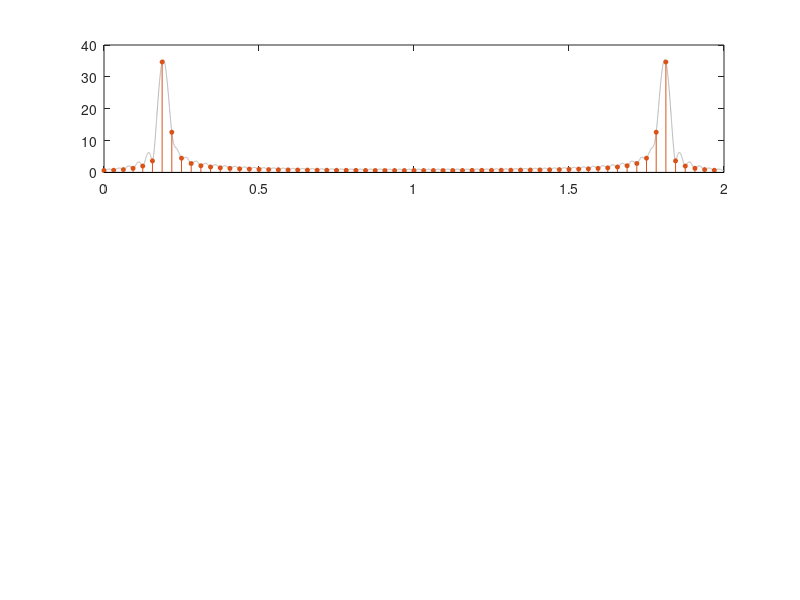

Source code (MATLAB): (Note: this script raises an error after producing the figure.)
%% Exercise 2: Frequency resolution, zero-padding and data length

clear; close all; clc;
figDir = fullfile(fileparts(mfilename('fullpath')), 'figures');
if ~exist(figDir, 'dir'), mkdir(figDir); end

W0 = 12*pi/64;
W1 = 13*pi/64;
sig = @(k) cos(W0*k) + 0.6*cos(W1*k);

%% (1) N = 64, L = 64 / 128 / 512
N  = 64;
k  = 0:N-1;
x  = sig(k);

Ls = [64 128 512];
Lref = 8192;                              % dense DTFT for reference
Xref = abs(fft(x, Lref));
wref = (0:Lref-1) * 2*pi / Lref;

fprintf('===== Exercise 2(1): N = 64 =====\n');
fprintf('Tone positions: W0/pi = %.4f, W1/pi = %.4f, gap = pi/64 = %.4f*pi\n', ...
        W0/pi, W1/pi, 1/64);
fprintf('Rectangular-window main-lobe half width 2*pi/N = %.4f*pi  (> gap -> not resolvable)\n', 2/N);

figure('Name', 'Ex2-1 N=64 zero padding', 'Position', [100 100 900 750]);
for i = 1:numel(Ls)
    L = Ls(i);
    X = abs(fft(x, L));
    w = (0:L-1) * 2*pi / L;
    subplot(numel(Ls), 1, i);
    plot(wref/pi, Xref, 'Color', [0.7 0.7 0.7]); hold on;
    stem(w/pi, X, 'filled', 'MarkerSize', 3);
    xline(W0/pi, 'r--'); xline(W1/pi, 'r--');
    xlim([0 0.5]); grid on;
    title(sprintf('N = 64, L = %d point FFT', L));
    xlabel('\Omega / \pi'); ylabel('|X[m]|');
    legend('DTFT (reference)', sprintf('%d-point DFT', L), '\Omega_0, \Omega_1', ...
           'Location', 'northeast');
    np = numel(localPeaks(X(1:floor(L/2)), 0.3*max(X)));
    fprintf('L = %4d : number of peaks found in [0, pi) = %d\n', L, np);
end
saveFig(gcf, figDir, 'Ex2_1_N64_zeropad');

%% (2) Increase the data length N
Ns = [64 128 256 512];
L  = 2048;                       % plenty of zero padding just for a smooth curve
fprintf('\n===== Exercise 2(2): increase the record length N (L = %d) =====\n', L);

figure('Name', 'Ex2-2 increase N (rectangular)', 'Position', [100 100 900 800]);
for i = 1:numel(Ns)
    N = Ns(i);
    x = sig(0:N-1);
    X = abs(fft(x, L));
    w = (0:L-1) * 2*pi / L;
    subplot(numel(Ns), 1, i);
    plot(w/pi, X, 'b', 'LineWidth', 1.1); hold on;
    xline(W0/pi, 'r--'); xline(W1/pi, 'r--');
    xlim([0.1 0.32]); grid on;
    title(sprintf('Rectangular window, N = %d, L = %d', N, L));
    xlabel('\Omega / \pi'); ylabel('|X(e^{j\Omega})|');
    pk = localPeaks(X(1:L/2), 0.3*max(X));
    fprintf('Rect, N = %4d : %d peak(s) at Omega/pi = %s\n', N, numel(pk), ...
            mat2str(round((pk-1)*2/L, 4)));
end
saveFig(gcf, figDir, 'Ex2_2_increaseN_rect');

%% (2a) Best choice: N = L = 128 (no leakage)
N = 128; Lb = 128;
x = sig(0:N-1);
X = abs(fft(x, Lb));
Xd = abs(fft(x, 4096));
figure('Name', 'Ex2-2a N=L=128', 'Position', [100 100 900 380]);
plot((0:4095)*2/4096, Xd, 'Color', [0.7 0.7 0.7]); hold on;
stem((0:Lb-1)*2/Lb, X, 'filled', 'MarkerSize', 4);
xline(W0/pi, 'r--'); xline(W1/pi, 'r--');
xlim([0 0.5]); grid on;
xlabel('\Omega / \pi'); ylabel('|X[m]|');
title('N = 128, L = 128: tones fall exactly on bins m = 12 and m = 13');
legend('DTFT of the 128-point record', '128-point DFT', '\Omega_0, \Omega_1');
[~, srt] = sort(X(1:Lb/2), 'descend');
fprintf('\nN = L = 128: two largest bins m = %s, |X| = %s (expected N/2 = 64 and 0.6*64 = 38.4)\n', ...
        mat2str(sort(srt(1:2)) - 1), mat2str(round(X(sort(srt(1:2))), 2)));
fprintf('All other bins in [0, pi): max |X| = %.2e  (no leakage)\n', ...
        max(X(setdiff(1:Lb/2, srt(1:2)))));
saveFig(gcf, figDir, 'Ex2_2a_N128_exactbins');

%% (2b) Effect of window type
winNames = {'Rectangular', 'Hann', 'Hamming', 'Blackman'};
Ncmp = [128 256 512];
fprintf('\n--- Window comparison (true positions 0.1875 and 0.2031) ---\n');
figure('Name', 'Ex2-3 window comparison', 'Position', [100 100 1000 900]);
for j = 1:numel(Ncmp)
    N = Ncmp(j);
    x = sig(0:N-1);
    subplot(numel(Ncmp), 1, j); hold on;
    for i = 1:numel(winNames)
        win = makeWindow(winNames{i}, N);
        X = abs(fft(x .* win, L));
        X = X / max(X);
        w = (0:L-1) * 2*pi / L;
        plot(w/pi, 20*log10(X + eps), 'LineWidth', 1.1);
        pk = localPeaks(X(1:L/2), 0.3);
        fprintf('%-11s N = %3d : %d peak(s) at Omega/pi = %s\n', winNames{i}, N, ...
                numel(pk), mat2str(round((pk-1)*2/L, 4)));
    end
    xline(W0/pi, 'k--'); xline(W1/pi, 'k--');
    xlim([0.1 0.32]); ylim([-80 5]); grid on;
    title(sprintf('Window comparison, N = %d, L = %d (normalized, dB)', N, L));
    xlabel('\Omega / \pi'); ylabel('Magnitude (dB)');
    legend([winNames, {'\Omega_0, \Omega_1'}], 'Location', 'southwest');
end
saveFig(gcf, figDir, 'Ex2_3_windows');

fprintf(['\nConclusion: with N = 64 the two lines cannot be separated whatever L is,\n' ...
         'because zero-padding does not add information. N = L = 128 (rectangular,\n' ...
         'integer periods) resolves them exactly; tapered windows need N >= ~384.\n' ...
         'Note: at N = 128 the tapered windows show two peaks at WRONG positions,\n' ...
         'caused by interference of the two overlapping main lobes.\n']);

%% local functions
function idx = localPeaks(y, thr)
y = y(:).';
idx = find(y(2:end-1) > y(1:end-2) & y(2:end-1) >= y(3:end) & y(2:end-1) > thr) + 1;
end

function w = makeWindow(name, N)
n = 0:N-1;
switch lower(name)
    case 'rectangular', w = ones(1, N);
    case 'hann',        w = 0.5 - 0.5*cos(2*pi*n/(N-1));
    case 'hamming',     w = 0.54 - 0.46*cos(2*pi*n/(N-1));
    case 'blackman',    w = 0.42 - 0.5*cos(2*pi*n/(N-1)) + 0.08*cos(4*pi*n/(N-1));
end
end

function saveFig(fig, figDir, name)
exportgraphics(fig, fullfile(figDir, [name '.png']), 'Resolution', 200);
end
